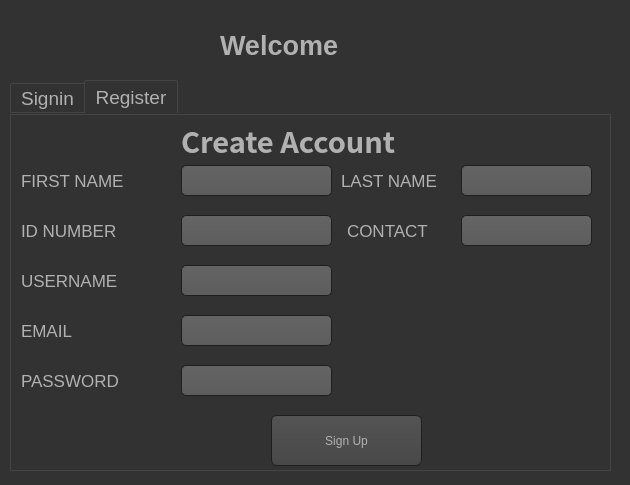
<?xml version="1.0" encoding="UTF-8"?>
<ui version="4.0">
 <class>Splashscreen</class>
 <widget class="QDialog" name="Splashscreen">
  <property name="geometry">
   <rect>
    <x>0</x>
    <y>0</y>
    <width>630</width>
    <height>485</height>
   </rect>
  </property>
  <property name="windowTitle">
   <string>Splashscreen</string>
  </property>
  <property name="styleSheet">
   <string notr="true">QToolTip
{
     border: 1px solid black;
     background-color: #ffa02f;
     padding: 1px;
     border-radius: 3px;
     opacity: 100;
}

QWidget
{
    color: #b1b1b1;
    background-color: #323232;
}

QWidget:item:hover
{
    background-color: QLinearGradient( x1: 0, y1: 0, x2: 0, y2: 1, stop: 0 #ffa02f, stop: 1 #ca0619);
    color: #000000;
}

QWidget:item:selected
{
    background-color: QLinearGradient( x1: 0, y1: 0, x2: 0, y2: 1, stop: 0 #ffa02f, stop: 1 #d7801a);
}

QMenuBar::item
{
    background: transparent;
}

QMenuBar::item:selected
{
    background: transparent;
    border: 1px solid #ffaa00;
}

QMenuBar::item:pressed
{
    background: #444;
    border: 1px solid #000;
    background-color: QLinearGradient(
        x1:0, y1:0,
        x2:0, y2:1,
        stop:1 #212121,
        stop:0.4 #343434/*,
        stop:0.2 #343434,
        stop:0.1 #ffaa00*/
    );
    margin-bottom:-1px;
    padding-bottom:1px;
}

QMenu
{
    border: 1px solid #000;
}

QMenu::item
{
    padding: 2px 20px 2px 20px;
}

QMenu::item:selected
{
    color: #000000;
}

QWidget:disabled
{
    color: #404040;
    background-color: #323232;
}

QAbstractItemView
{
    background-color: QLinearGradient( x1: 0, y1: 0, x2: 0, y2: 1, stop: 0 #4d4d4d, stop: 0.1 #646464, stop: 1 #5d5d5d);
}

QWidget:focus
{
    /*border: 2px solid QLinearGradient( x1: 0, y1: 0, x2: 0, y2: 1, stop: 0 #ffa02f, stop: 1 #d7801a);*/
}

QLineEdit
{
    background-color: QLinearGradient( x1: 0, y1: 0, x2: 0, y2: 1, stop: 0 #4d4d4d, stop: 0 #646464, stop: 1 #5d5d5d);
    padding: 1px;
    border-style: solid;
    border: 1px solid #1e1e1e;
    border-radius: 5;
}

QPushButton
{
    color: #b1b1b1;
    background-color: QLinearGradient( x1: 0, y1: 0, x2: 0, y2: 1, stop: 0 #565656, stop: 0.1 #525252, stop: 0.5 #4e4e4e, stop: 0.9 #4a4a4a, stop: 1 #464646);
    border-width: 1px;
    border-color: #1e1e1e;
    border-style: solid;
    border-radius: 6;
    padding: 3px;
    font-size: 12px;
    padding-left: 5px;
    padding-right: 5px;
}

QPushButton:pressed
{
    background-color: QLinearGradient( x1: 0, y1: 0, x2: 0, y2: 1, stop: 0 #2d2d2d, stop: 0.1 #2b2b2b, stop: 0.5 #292929, stop: 0.9 #282828, stop: 1 #252525);
}

QToolButton:hover
{
    background-color: QLinearGradient( x1: 0, y1: 0, x2: 0, y2: 1, stop: 0 #ffa02f, stop: 1 #ca0619);
    color: #000000;
}

QToolButton
{
    color: #b1b1b1;
    background-color: QLinearGradient( x1: 0, y1: 0, x2: 0, y2: 1, stop: 0 #565656, stop: 0.1 #525252, stop: 0.5 #4e4e4e, stop: 0.9 #4a4a4a, stop: 1 #464646);
    border-width: 1px;
    border-color: #1e1e1e;
    border-style: solid;
    border-radius: 6;
    padding: 3px;
    font-size: 12px;
    padding-left: 5px;
    padding-right: 5px;
}

QToolButton:pressed
{
    background-color: QLinearGradient( x1: 0, y1: 0, x2: 0, y2: 1, stop: 0 #2d2d2d, stop: 0.1 #2b2b2b, stop: 0.5 #292929, stop: 0.9 #282828, stop: 1 #252525);
}

QComboBox
{
    selection-background-color: #ffaa00;
    background-color: QLinearGradient( x1: 0, y1: 0, x2: 0, y2: 1, stop: 0 #565656, stop: 0.1 #525252, stop: 0.5 #4e4e4e, stop: 0.9 #4a4a4a, stop: 1 #464646);
    border-style: solid;
    border: 1px solid #1e1e1e;
    border-radius: 5;
}

QComboBox:hover,QPushButton:hover
{
    border: 2px solid QLinearGradient( x1: 0, y1: 0, x2: 0, y2: 1, stop: 0 #ffa02f, stop: 1 #d7801a);
}


QComboBox:on
{
    padding-top: 3px;
    padding-left: 4px;
    background-color: QLinearGradient( x1: 0, y1: 0, x2: 0, y2: 1, stop: 0 #2d2d2d, stop: 0.1 #2b2b2b, stop: 0.5 #292929, stop: 0.9 #282828, stop: 1 #252525);
    selection-background-color: #ffaa00;
}

QComboBox QAbstractItemView
{
    border: 2px solid darkgray;
    selection-background-color: QLinearGradient( x1: 0, y1: 0, x2: 0, y2: 1, stop: 0 #ffa02f, stop: 1 #d7801a);
}

QComboBox::drop-down
{
     subcontrol-origin: padding;
     subcontrol-position: top right;
     width: 15px;

     border-left-width: 0px;
     border-left-color: darkgray;
     border-left-style: solid; /* just a single line */
     border-top-right-radius: 3px; /* same radius as the QComboBox */
     border-bottom-right-radius: 3px;
 }

QComboBox::down-arrow
{
     image: url(:/down_arrow.png);
}

QGroupBox:focus
{
border: 2px solid QLinearGradient( x1: 0, y1: 0, x2: 0, y2: 1, stop: 0 #ffa02f, stop: 1 #d7801a);
}

QTextEdit:focus
{
    border: 2px solid QLinearGradient( x1: 0, y1: 0, x2: 0, y2: 1, stop: 0 #ffa02f, stop: 1 #d7801a);
}

QScrollBar:horizontal {
     border: 1px solid #222222;
     background: QLinearGradient( x1: 0, y1: 0, x2: 0, y2: 1, stop: 0.0 #121212, stop: 0.2 #282828, stop: 1 #484848);
     height: 7px;
     margin: 0px 16px 0 16px;
}

QScrollBar::handle:horizontal
{
      background: QLinearGradient( x1: 0, y1: 0, x2: 1, y2: 0, stop: 0 #ffa02f, stop: 0.5 #d7801a, stop: 1 #ffa02f);
      min-height: 20px;
      border-radius: 2px;
}

QScrollBar::add-line:horizontal {
      border: 1px solid #1b1b19;
      border-radius: 2px;
      background: QLinearGradient( x1: 0, y1: 0, x2: 1, y2: 0, stop: 0 #ffa02f, stop: 1 #d7801a);
      width: 14px;
      subcontrol-position: right;
      subcontrol-origin: margin;
}

QScrollBar::sub-line:horizontal {
      border: 1px solid #1b1b19;
      border-radius: 2px;
      background: QLinearGradient( x1: 0, y1: 0, x2: 1, y2: 0, stop: 0 #ffa02f, stop: 1 #d7801a);
      width: 14px;
     subcontrol-position: left;
     subcontrol-origin: margin;
}

QScrollBar::right-arrow:horizontal, QScrollBar::left-arrow:horizontal
{
      border: 1px solid black;
      width: 1px;
      height: 1px;
      background: white;
}

QScrollBar::add-page:horizontal, QScrollBar::sub-page:horizontal
{
      background: none;
}

QScrollBar:vertical
{
      background: QLinearGradient( x1: 0, y1: 0, x2: 1, y2: 0, stop: 0.0 #121212, stop: 0.2 #282828, stop: 1 #484848);
      width: 7px;
      margin: 16px 0 16px 0;
      border: 1px solid #222222;
}

QScrollBar::handle:vertical
{
      background: QLinearGradient( x1: 0, y1: 0, x2: 0, y2: 1, stop: 0 #ffa02f, stop: 0.5 #d7801a, stop: 1 #ffa02f);
      min-height: 20px;
      border-radius: 2px;
}

QScrollBar::add-line:vertical
{
      border: 1px solid #1b1b19;
      border-radius: 2px;
      background: QLinearGradient( x1: 0, y1: 0, x2: 0, y2: 1, stop: 0 #ffa02f, stop: 1 #d7801a);
      height: 14px;
      subcontrol-position: bottom;
      subcontrol-origin: margin;
}

QScrollBar::sub-line:vertical
{
      border: 1px solid #1b1b19;
      border-radius: 2px;
      background: QLinearGradient( x1: 0, y1: 0, x2: 0, y2: 1, stop: 0 #d7801a, stop: 1 #ffa02f);
      height: 14px;
      subcontrol-position: top;
      subcontrol-origin: margin;
}

QScrollBar::up-arrow:vertical, QScrollBar::down-arrow:vertical
{
      border: 1px solid black;
      width: 1px;
      height: 1px;
      background: white;
}


QScrollBar::add-page:vertical, QScrollBar::sub-page:vertical
{
      background: none;
}

QTextEdit
{
    background-color: #242424;
}

QPlainTextEdit
{
    background-color: #242424;
}

QHeaderView::section
{
    background-color: QLinearGradient(x1:0, y1:0, x2:0, y2:1, stop:0 #616161, stop: 0.5 #505050, stop: 0.6 #434343, stop:1 #656565);
    color: white;
    padding-left: 4px;
    border: 1px solid #6c6c6c;
}

QCheckBox:disabled
{
color: #414141;
}

QDockWidget::title
{
    text-align: center;
    spacing: 3px; /* spacing between items in the tool bar */
    background-color: QLinearGradient(x1:0, y1:0, x2:0, y2:1, stop:0 #323232, stop: 0.5 #242424, stop:1 #323232);
}

QDockWidget::close-button, QDockWidget::float-button
{
    text-align: center;
    spacing: 1px; /* spacing between items in the tool bar */
    background-color: QLinearGradient(x1:0, y1:0, x2:0, y2:1, stop:0 #323232, stop: 0.5 #242424, stop:1 #323232);
}

QDockWidget::close-button:hover, QDockWidget::float-button:hover
{
    background: #242424;
}

QDockWidget::close-button:pressed, QDockWidget::float-button:pressed
{
    padding: 1px -1px -1px 1px;
}

QMainWindow::separator
{
    background-color: QLinearGradient(x1:0, y1:0, x2:0, y2:1, stop:0 #161616, stop: 0.5 #151515, stop: 0.6 #212121, stop:1 #343434);
    color: white;
    padding-left: 4px;
    border: 1px solid #4c4c4c;
    spacing: 3px; /* spacing between items in the tool bar */
}

QMainWindow::separator:hover
{

    background-color: QLinearGradient(x1:0, y1:0, x2:0, y2:1, stop:0 #d7801a, stop:0.5 #b56c17 stop:1 #ffa02f);
    color: white;
    padding-left: 4px;
    border: 1px solid #6c6c6c;
    spacing: 3px; /* spacing between items in the tool bar */
}

QToolBar::handle
{
     spacing: 3px; /* spacing between items in the tool bar */
     background: url(:/images/handle.png);
}

QMenu::separator
{
    height: 2px;
    background-color: QLinearGradient(x1:0, y1:0, x2:0, y2:1, stop:0 #161616, stop: 0.5 #151515, stop: 0.6 #212121, stop:1 #343434);
    color: white;
    padding-left: 4px;
    margin-left: 10px;
    margin-right: 5px;
}

QProgressBar
{
    border: 2px solid grey;
    border-radius: 5px;
    text-align: center;
}

QProgressBar::chunk
{
    background-color: #d7801a;
    width: 2.15px;
    margin: 0.5px;
}

QTabBar::tab {
    color: #b1b1b1;
    border: 1px solid #444;
    border-bottom-style: none;
    background-color: #323232;
    padding-left: 10px;
    padding-right: 10px;
    padding-top: 3px;
    padding-bottom: 2px;
    margin-right: -1px;
}

QTabWidget::pane {
    border: 1px solid #444;
    top: 1px;
}

QTabBar::tab:last
{
    margin-right: 0; /* the last selected tab has nothing to overlap with on the right */
    border-top-right-radius: 3px;
}

QTabBar::tab:first:!selected
{
 margin-left: 0px; /* the last selected tab has nothing to overlap with on the right */


    border-top-left-radius: 3px;
}

QTabBar::tab:!selected
{
    color: #b1b1b1;
    border-bottom-style: solid;
    margin-top: 3px;
    background-color: QLinearGradient(x1:0, y1:0, x2:0, y2:1, stop:1 #212121, stop:.4 #343434);
}

QTabBar::tab:selected
{
    border-top-left-radius: 3px;
    border-top-right-radius: 3px;
    margin-bottom: 0px;
}

QTabBar::tab:!selected:hover
{
    /*border-top: 2px solid #ffaa00;
    padding-bottom: 3px;*/
    border-top-left-radius: 3px;
    border-top-right-radius: 3px;
    background-color: QLinearGradient(x1:0, y1:0, x2:0, y2:1, stop:1 #212121, stop:0.4 #343434, stop:0.2 #343434, stop:0.1 #ffaa00);
}

QRadioButton::indicator:checked, QRadioButton::indicator:unchecked{
    color: #b1b1b1;
    background-color: #323232;
    border: 1px solid #b1b1b1;
    border-radius: 6px;
}

QRadioButton::indicator:checked
{
    background-color: qradialgradient(
        cx: 0.5, cy: 0.5,
        fx: 0.5, fy: 0.5,
        radius: 1.0,
        stop: 0.25 #ffaa00,
        stop: 0.3 #323232
    );
}

QCheckBox::indicator{
    color: #b1b1b1;
    background-color: #323232;
    border: 1px solid #b1b1b1;
    width: 9px;
    height: 9px;
}

QRadioButton::indicator
{
    border-radius: 6px;
}

QRadioButton::indicator:hover, QCheckBox::indicator:hover
{
    border: 1px solid #ffaa00;
}

QCheckBox::indicator:checked
{
    image:url(:/images/checkbox.png);
}

QCheckBox::indicator:disabled, QRadioButton::indicator:disabled
{
    border: 1px solid #444;
}</string>
  </property>
  <widget class="QLabel" name="label">
   <property name="geometry">
    <rect>
     <x>220</x>
     <y>20</y>
     <width>171</width>
     <height>51</height>
    </rect>
   </property>
   <property name="font">
    <font>
     <pointsize>20</pointsize>
     <weight>75</weight>
     <bold>true</bold>
    </font>
   </property>
   <property name="text">
    <string>Welcome</string>
   </property>
  </widget>
  <widget class="QTabWidget" name="tabWidget">
   <property name="geometry">
    <rect>
     <x>10</x>
     <y>80</y>
     <width>601</width>
     <height>391</height>
    </rect>
   </property>
   <property name="font">
    <font>
     <pointsize>14</pointsize>
    </font>
   </property>
   <property name="currentIndex">
    <number>1</number>
   </property>
   <property name="iconSize">
    <size>
     <width>16</width>
     <height>20</height>
    </size>
   </property>
   <property name="tabsClosable">
    <bool>false</bool>
   </property>
   <widget class="QWidget" name="login_tab">
    <attribute name="title">
     <string>Signin</string>
    </attribute>
    <widget class="QLabel" name="label_3">
     <property name="geometry">
      <rect>
       <x>220</x>
       <y>30</y>
       <width>131</width>
       <height>61</height>
      </rect>
     </property>
     <property name="font">
      <font>
       <family>Noto Sans CJK SC</family>
       <pointsize>26</pointsize>
       <weight>75</weight>
       <bold>true</bold>
      </font>
     </property>
     <property name="text">
      <string>Sign In </string>
     </property>
    </widget>
    <widget class="QPushButton" name="login_btn">
     <property name="geometry">
      <rect>
       <x>190</x>
       <y>260</y>
       <width>221</width>
       <height>51</height>
      </rect>
     </property>
     <property name="font">
      <font>
       <pointsize>-1</pointsize>
      </font>
     </property>
     <property name="text">
      <string>Login</string>
     </property>
    </widget>
    <widget class="QLineEdit" name="username_lineEdit">
     <property name="geometry">
      <rect>
       <x>310</x>
       <y>110</y>
       <width>221</width>
       <height>41</height>
      </rect>
     </property>
     <property name="font">
      <font>
       <pointsize>16</pointsize>
      </font>
     </property>
     <property name="placeholderText">
      <string>Type username here ....</string>
     </property>
    </widget>
    <widget class="QLabel" name="username_label">
     <property name="geometry">
      <rect>
       <x>90</x>
       <y>110</y>
       <width>161</width>
       <height>41</height>
      </rect>
     </property>
     <property name="font">
      <font>
       <family>MS Shell Dlg 2</family>
       <pointsize>16</pointsize>
      </font>
     </property>
     <property name="text">
      <string>USERNAME</string>
     </property>
    </widget>
    <widget class="QLineEdit" name="pass_lineEdit">
     <property name="geometry">
      <rect>
       <x>310</x>
       <y>180</y>
       <width>221</width>
       <height>41</height>
      </rect>
     </property>
     <property name="font">
      <font>
       <pointsize>16</pointsize>
       <stylestrategy>NoAntialias</stylestrategy>
       <kerning>false</kerning>
      </font>
     </property>
     <property name="placeholderText">
      <string>Type password here ....</string>
     </property>
    </widget>
    <widget class="QLabel" name="pass_label">
     <property name="geometry">
      <rect>
       <x>90</x>
       <y>180</y>
       <width>161</width>
       <height>41</height>
      </rect>
     </property>
     <property name="font">
      <font>
       <pointsize>16</pointsize>
      </font>
     </property>
     <property name="text">
      <string>PASSWORD</string>
     </property>
    </widget>
   </widget>
   <widget class="QWidget" name="register_tab">
    <attribute name="title">
     <string>Register</string>
    </attribute>
    <widget class="QLabel" name="label_2">
     <property name="geometry">
      <rect>
       <x>170</x>
       <y>10</y>
       <width>271</width>
       <height>31</height>
      </rect>
     </property>
     <property name="font">
      <font>
       <family>Noto Sans CJK SC</family>
       <pointsize>22</pointsize>
       <weight>75</weight>
       <bold>true</bold>
      </font>
     </property>
     <property name="text">
      <string>Create Account </string>
     </property>
    </widget>
    <widget class="QPushButton" name="signup_btn">
     <property name="geometry">
      <rect>
       <x>260</x>
       <y>300</y>
       <width>151</width>
       <height>51</height>
      </rect>
     </property>
     <property name="text">
      <string>Sign Up</string>
     </property>
    </widget>
    <widget class="QLineEdit" name="fname_lineEdit">
     <property name="geometry">
      <rect>
       <x>170</x>
       <y>50</y>
       <width>151</width>
       <height>31</height>
      </rect>
     </property>
     <property name="font">
      <font>
       <pointsize>13</pointsize>
      </font>
     </property>
    </widget>
    <widget class="QLabel" name="fname_label">
     <property name="geometry">
      <rect>
       <x>10</x>
       <y>50</y>
       <width>141</width>
       <height>31</height>
      </rect>
     </property>
     <property name="font">
      <font>
       <pointsize>13</pointsize>
      </font>
     </property>
     <property name="text">
      <string>FIRST NAME</string>
     </property>
    </widget>
    <widget class="QLineEdit" name="lname_lineEdit">
     <property name="geometry">
      <rect>
       <x>450</x>
       <y>50</y>
       <width>131</width>
       <height>31</height>
      </rect>
     </property>
     <property name="font">
      <font>
       <pointsize>13</pointsize>
      </font>
     </property>
    </widget>
    <widget class="QLabel" name="lname_label">
     <property name="geometry">
      <rect>
       <x>330</x>
       <y>50</y>
       <width>101</width>
       <height>31</height>
      </rect>
     </property>
     <property name="font">
      <font>
       <pointsize>13</pointsize>
      </font>
     </property>
     <property name="text">
      <string>LAST NAME</string>
     </property>
    </widget>
    <widget class="QLabel" name="uname_label">
     <property name="geometry">
      <rect>
       <x>10</x>
       <y>150</y>
       <width>141</width>
       <height>31</height>
      </rect>
     </property>
     <property name="font">
      <font>
       <pointsize>13</pointsize>
      </font>
     </property>
     <property name="text">
      <string>USERNAME</string>
     </property>
    </widget>
    <widget class="QLineEdit" name="uname_lineEdit">
     <property name="geometry">
      <rect>
       <x>170</x>
       <y>150</y>
       <width>151</width>
       <height>31</height>
      </rect>
     </property>
     <property name="font">
      <font>
       <pointsize>13</pointsize>
      </font>
     </property>
    </widget>
    <widget class="QLabel" name="ID_label">
     <property name="geometry">
      <rect>
       <x>10</x>
       <y>100</y>
       <width>141</width>
       <height>31</height>
      </rect>
     </property>
     <property name="font">
      <font>
       <pointsize>13</pointsize>
      </font>
     </property>
     <property name="text">
      <string>ID NUMBER</string>
     </property>
    </widget>
    <widget class="QLineEdit" name="ID_lineEdit">
     <property name="geometry">
      <rect>
       <x>170</x>
       <y>100</y>
       <width>151</width>
       <height>31</height>
      </rect>
     </property>
     <property name="font">
      <font>
       <pointsize>13</pointsize>
      </font>
     </property>
    </widget>
    <widget class="QLabel" name="contact_label">
     <property name="geometry">
      <rect>
       <x>336</x>
       <y>100</y>
       <width>101</width>
       <height>31</height>
      </rect>
     </property>
     <property name="font">
      <font>
       <pointsize>13</pointsize>
      </font>
     </property>
     <property name="text">
      <string>CONTACT</string>
     </property>
    </widget>
    <widget class="QLineEdit" name="contact_lineEdit">
     <property name="geometry">
      <rect>
       <x>450</x>
       <y>100</y>
       <width>131</width>
       <height>31</height>
      </rect>
     </property>
     <property name="font">
      <font>
       <pointsize>13</pointsize>
      </font>
     </property>
    </widget>
    <widget class="QLabel" name="email_label">
     <property name="geometry">
      <rect>
       <x>10</x>
       <y>200</y>
       <width>141</width>
       <height>31</height>
      </rect>
     </property>
     <property name="font">
      <font>
       <pointsize>13</pointsize>
      </font>
     </property>
     <property name="text">
      <string>EMAIL</string>
     </property>
    </widget>
    <widget class="QLineEdit" name="email_lineEdit">
     <property name="geometry">
      <rect>
       <x>170</x>
       <y>200</y>
       <width>151</width>
       <height>31</height>
      </rect>
     </property>
     <property name="font">
      <font>
       <pointsize>13</pointsize>
      </font>
     </property>
    </widget>
    <widget class="QLabel" name="password_label">
     <property name="geometry">
      <rect>
       <x>10</x>
       <y>250</y>
       <width>141</width>
       <height>31</height>
      </rect>
     </property>
     <property name="font">
      <font>
       <pointsize>13</pointsize>
      </font>
     </property>
     <property name="text">
      <string>PASSWORD</string>
     </property>
    </widget>
    <widget class="QLineEdit" name="password_lineEdit">
     <property name="geometry">
      <rect>
       <x>170</x>
       <y>250</y>
       <width>151</width>
       <height>31</height>
      </rect>
     </property>
     <property name="font">
      <font>
       <pointsize>13</pointsize>
      </font>
     </property>
    </widget>
   </widget>
  </widget>
 </widget>
 <tabstops>
  <tabstop>tabWidget</tabstop>
  <tabstop>username_lineEdit</tabstop>
  <tabstop>pass_lineEdit</tabstop>
  <tabstop>login_btn</tabstop>
  <tabstop>fname_lineEdit</tabstop>
  <tabstop>lname_lineEdit</tabstop>
  <tabstop>uname_lineEdit</tabstop>
  <tabstop>contact_lineEdit</tabstop>
  <tabstop>ID_lineEdit</tabstop>
  <tabstop>email_lineEdit</tabstop>
  <tabstop>password_lineEdit</tabstop>
  <tabstop>signup_btn</tabstop>
 </tabstops>
 <resources/>
 <connections/>
</ui>
